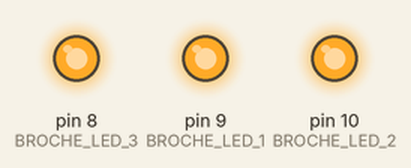
This sketch was run on a simulated Arduino Uno, built with avr-gcc and run on an emulated ATmega328P. Shown: output pins drawn as LEDs (lit = HIGH).

Above: at 0.2 s.
At 1.2 s:
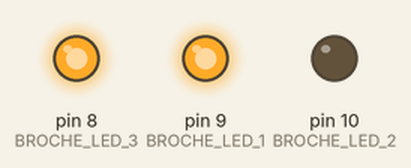
At 1.7 s:
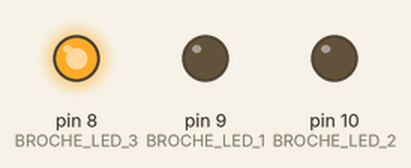
At 2.2 s:
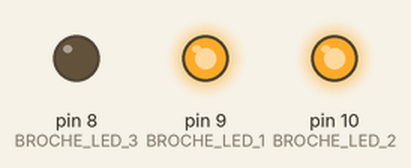
At 3.2 s:
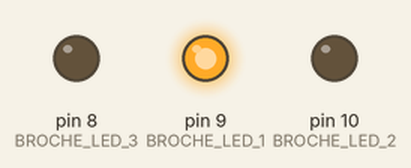
At 4.7 s:
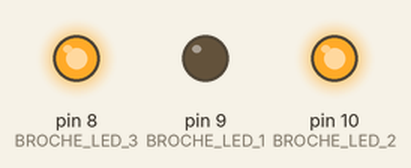
Timing chart, 0 to 5.2 s (numbered marks = the images above):
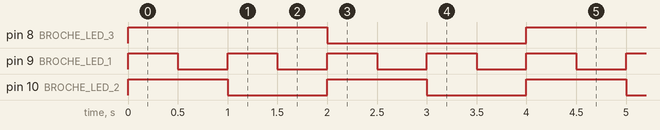

The sketch:

1er_Test_Ordonnanceur.ino
```cpp
// Déclare les broches sur lesquelles sont câblées les LEDs
const int BROCHE_LED_1 = 9;
const int BROCHE_LED_2 = 10;
const int BROCHE_LED_3 = 8;

// Précédent état de la LED 1, 2 et 3
byte etatBrocheLed1 = LOW;
byte etatBrocheLed2 = LOW;
byte etatBrocheLed3 = LOW;

unsigned long compteur;

// Fonction setup(), appelée au démarrage de la carte Arduino
void setup() {

  // Configure les broches des LEDs en sortie
  pinMode(BROCHE_LED_1, OUTPUT);
  pinMode(BROCHE_LED_2, OUTPUT);
  pinMode(BROCHE_LED_3, OUTPUT);

  // Configure l'état initial des LEDs
  digitalWrite(BROCHE_LED_1, etatBrocheLed1);
  digitalWrite(BROCHE_LED_2, etatBrocheLed2);
  digitalWrite(BROCHE_LED_3, etatBrocheLed3);

   compteur = 0;
}

void tache1() {

  etatBrocheLed1 = !etatBrocheLed1;
  digitalWrite(BROCHE_LED_1, etatBrocheLed1);

}

void tache2() {

   etatBrocheLed2 = !etatBrocheLed2;
   digitalWrite(BROCHE_LED_2, etatBrocheLed2);

}

void tache3() {

   etatBrocheLed3 = !etatBrocheLed3;
  digitalWrite(BROCHE_LED_3, etatBrocheLed3);

}


// Fonction loop(), appelée continuellement en boucle tant que la carte Arduino est alimentée
void loop() {

  tache1();

  if(compteur % 2 == 0) {

  tache2();  // Inverse l'état de la LED 2
  }

  if(compteur % 4 == 0) {

  tache3();  // Inverse l'état de la LED 3
  }
  delay(500);
  compteur = (compteur + 1) % 100;
}
```

Measured:
- by itself, pin 8 (BROCHE_LED_3): alternates HIGH for 2.0 s and LOW for 2.0 s
- by itself, pin 9 (BROCHE_LED_1): alternates HIGH for 0.50 s and LOW for 0.50 s
- by itself, pin 10 (BROCHE_LED_2): alternates HIGH for 1.0 s and LOW for 1.0 s
